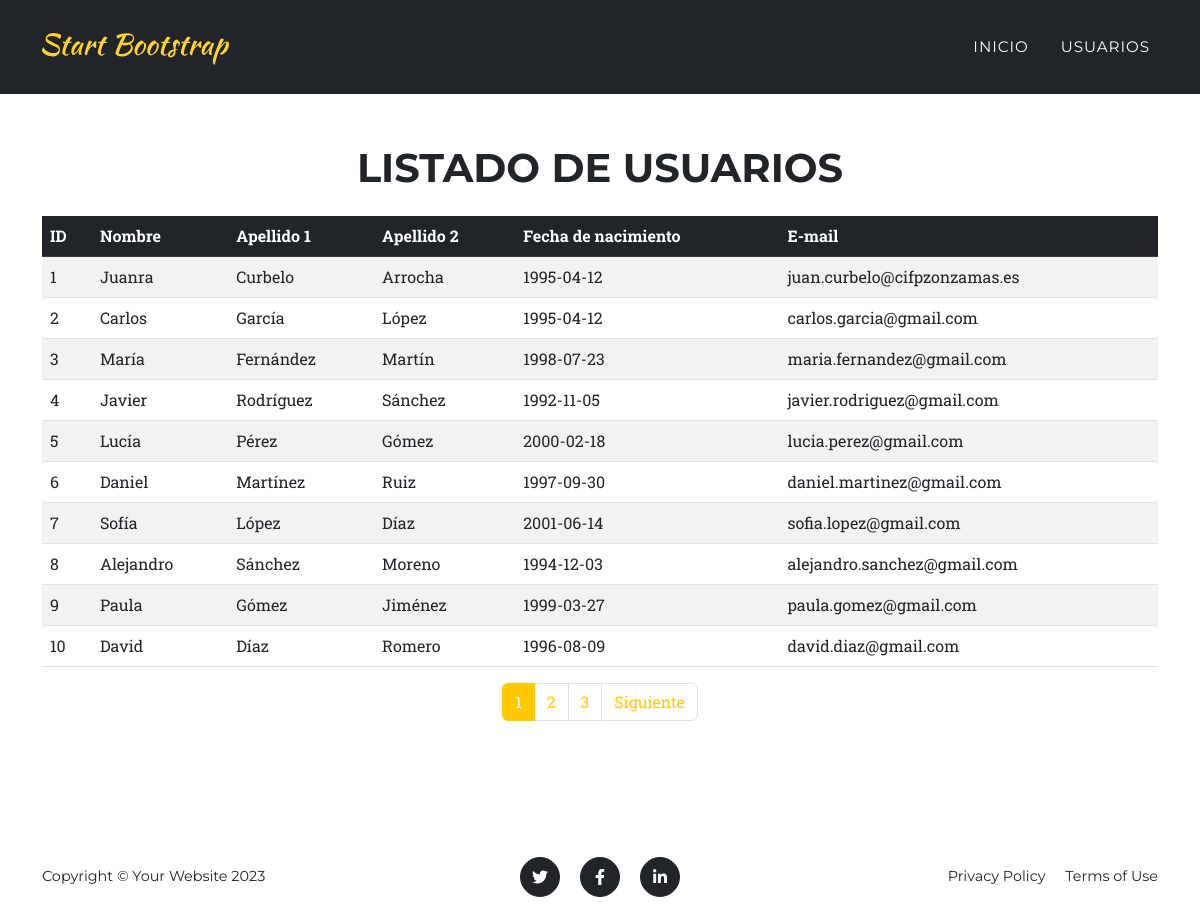
The app's page /usuarios/listado/0 with its own data.
### tables this page shows
CREATE TABLE usuarios(

    id int AUTO_INCREMENT PRIMARY KEY,
    nombre varchar(255) not null,
    apellido1 varchar(255) not null,
    apellido2 varchar(255) not null,

    fecha_nacimiento date not null,
    email char(255),

     

    usuario_alta  varchar(255),
    fecha_alta    DATETIME,
    ip_alta       CHAR(15),
    usuario_modi  varchar(255),
    fecha_modi    DATETIME,
    ip_modi       CHAR(15)
);

### includes/general.php (called while the page is built, shortened)
<?php
spl_autoload_register(function ($class_name) {
    $subdirectorio = '';
    if ($class_name == 'BBDD' or $class_name == 'Query')
        $subdirectorio = 'bbdd/';
});

### includes/bbdd/class.bbdd.php (called while the page is built, shortened)
<?php
    class BBDD{
        private static $instancia = null;
        private mysqli $conexion;
        private string $host     = '127.0.0.1';
        private string $usuario  = 'lanzarote';
        private string $password = 'lanza230';
        public  static string $baseDatos = 'lanzarote';
        private function __construct()
        {
            $this->conexion = new mysqli(
                 $this->host
                ,$this->usuario
                ,$this->password
                ,self::$baseDatos
            );
            $this->conexion->set_charset("utf8mb4");
        }
        public static function getInstancia(): BBDD {
            if (self::$instancia == null){
                self::$instancia = new BBDD();
            }
            return self::$instancia;
        }
        public function getConexion(): mysqli {
            return $this->conexion;
        }
    }

### includes/bbdd/class.query.php (called while the page is built, shortened)
<?php
    class Query{
        private $resultado = null;
        public function __construct(string $sql)
        {
            $this->conexion = BBDD::getInstancia()->getConexion();
            $this->resultado = $this->conexion->query($sql);
            return $this;
        }
        public function recuperar(){
            $registro = $this->resultado->fetch_assoc();
            if ($registro == null)
            {
                $this->resultado = null;
            }
            return $registro;
        }
    }

### index.php (the view, shortened to what this page needs)
<?php
require_once __DIR__ . '/includes/general.php';
$seccion = $_GET['seccion'] ?? '';
$esListadoUsuarios = ($seccion === 'usuarios');
echo Template::header(
    $esListadoUsuarios ? 'Usuarios - Lanzarote' : 'Lanzarote',
    '',
    $esListadoUsuarios
);
switch ($seccion) {
    case 'usuarios':
        $valorPagina = $_GET['pagina'] ?? 0;
        $pagina = filter_var(
            $valorPagina,
            FILTER_VALIDATE_INT,
            ['options' => [
                'min_range' => 0,
                'max_range' => intdiv(PHP_INT_MAX, TOTAL_PAGINAS_LISTADO),
            ]]
        );
        $porPagina = TOTAL_PAGINAS_LISTADO;
        $consultaTotal = new Query('SELECT COUNT(*) AS total FROM usuarios');
        $registroTotal = $consultaTotal->recuperar();
        $totalUsuarios = (int) ($registroTotal['total'] ?? 0);
        $totalPaginas = (int) ceil($totalUsuarios / $porPagina);
        $offset = $pagina * $porPagina;
        $usuarios = [];
        if ($totalUsuarios > 0) {
            $query = new Query(
                'SELECT id, nombre, apellido1, apellido2, fecha_nacimiento, email '
                . 'FROM usuarios ORDER BY id ASC '
                . 'LIMIT ' . $porPagina . ' OFFSET ' . $offset
            );
            while ($registro = $query->recuperar()) {
                $usuarios[] = $registro;
            }
        }
        $base = Template::baseUrl();
        echo '
            <main class="page-section">
                <div class="container pt-5">
                    <h1 class="text-center text-uppercase mb-4">Listado de usuarios</h1>
                    <div class="table-responsive">
                        <table class="table table-striped table-hover align-middle">
                            <thead class="table-dark">
                                <tr>
                                    <th scope="col">ID</th>
                                    <th scope="col">Nombre</th>
                                    <th scope="col">Apellido 1</th>
                                    <th scope="col">Apellido 2</th>
                                    <th scope="col">Fecha de nacimiento</th>
                                    <th scope="col">E-mail</th>
                                </tr>
                            </thead>
                            <tbody>
        ';
        if (empty($usuarios)) {
            echo '<tr><td colspan="6" class="text-center py-4">No hay usuarios en esta página.</td></tr>';
        } else {
            foreach ($usuarios as $indice => $registro) {
                echo '<tr>';
                foreach (['id', 'nombre', 'apellido1', 'apellido2', 'fecha_nacimiento', 'email'] as $campo) {
                    echo '<td>' . htmlspecialchars(
                        (string) ($registro[$campo] ?? ''),
                        ENT_QUOTES | ENT_SUBSTITUTE,
                        'UTF-8'
                    ) . '</td>';
                }
                echo '</tr>';
            }
        }
        echo '
                            </tbody>
                        </table>
                    </div>
                    <nav aria-label="Paginación de usuarios">
                        <ul class="pagination justify-content-center">
        ';
        for ($numeroPagina = 0; $numeroPagina < $totalPaginas; $numeroPagina++) {
            if ($numeroPagina === $pagina) {
                echo '<li class="page-item active" aria-current="page">'
                    . '<span class="page-link">' . ($numeroPagina + 1) . '</span></li>';
            } else {
                echo '<li class="page-item"><a class="page-link" href="' . $base
                    . '/usuarios/listado/' . $numeroPagina . '">'
                    . ($numeroPagina + 1) . '</a></li>';
            }
        }
        if ($pagina < $totalPaginas - 1) {
            $paginaSiguiente = $pagina + 1;
            echo '<li class="page-item"><a class="page-link" href="' . $base . '/usuarios/listado/'
                . $paginaSiguiente . '">Siguiente</a></li>';
        }
        echo '
                        </ul>
                    </nav>
                </div>
            </main>
        ';
        break;
}
echo Template::footer();

### includes/class.template.php (shortened to what this page needs)
<?php
class Template {
    public static function baseUrl()
    {
        $ruta = str_replace('\\', '/', dirname($_SERVER['SCRIPT_NAME'] ?? '/index.php'));
        return ($ruta === '/' || $ruta === '.') ? '' : rtrim($ruta, '/');
    }
    static function header($titulo, $descripcion = '', $paginaInterior = false)
    {
        $base = self::baseUrl();
        $titulo = htmlspecialchars($titulo, ENT_QUOTES, 'UTF-8');
        $descripcion = htmlspecialchars($descripcion, ENT_QUOTES, 'UTF-8');
        $claseBody = $paginaInterior ? ' class="pagina-interior"' : '';
        return '
            <!DOCTYPE html>
            <html lang="es">
            <head>
                <meta charset="utf-8" />
                <meta name="viewport" content="width=device-width, initial-scale=1, shrink-to-fit=no" />
                <meta name="description" content="' . $descripcion . '" />
                <meta name="author" content="" />
                <title>' . $titulo . '</title>
                <link rel="icon" type="image/x-icon" href="' . $base . '/assets/favicon.ico" />
                <script src="https://use.fontawesome.com/releases/v6.3.0/js/all.js"></script>
                <link href="https://fonts.googleapis.com/css?family=Montserrat:400,700" rel="stylesheet" type="text/css" />
                <link href="https://fonts.googleapis.com/css?family=Roboto+Slab:400,100,300,700" rel="stylesheet" type="text/css" />
                <link href="' . $base . '/assets/css/styles.css" rel="stylesheet" />
            </head>
            <body id="page-top"' . $claseBody . '>
        ' . self::navegacion();
    }
    static function navegacion()
    {
        $base = self::baseUrl();
        return '
            <nav class="navbar navbar-expand-lg navbar-dark fixed-top" id="mainNav">
                <div class="container">
                    <a class="navbar-brand" href="' . $base . '/index.php#page-top"><img src="' . $base . '/img/navbar-logo.svg" alt="..." /></a>
                    <button class="navbar-toggler" type="button" data-bs-toggle="collapse" data-bs-target="#navbarResponsive" aria-controls="navbarResponsive" aria-expanded="false" aria-label="Toggle navigation">
                        Menu
                        <i class="fas fa-bars ms-1"></i>
                    </button>
                    <div class="collapse navbar-collapse" id="navbarResponsive">
                        <ul class="navbar-nav text-uppercase ms-auto py-4 py-lg-0">
                            <li class="nav-item"><a class="nav-link" href="' . $base . '/index.php">Inicio</a></li>
                            <li class="nav-item"><a class="nav-link" href="' . $base . '/usuarios/listado/0">Usuarios</a></li>
                        </ul>
                    </div>
                </div>
            </nav>
        ';
    }
    static function footer()
    {
        $base = self::baseUrl();
        return '
            <footer class="footer py-4">
                <div class="container">
                    <div class="row align-items-center">
                        <div class="col-lg-4 text-lg-start">Copyright &copy; Your Website 2023</div>
                        <div class="col-lg-4 my-3 my-lg-0">
                            <a class="btn btn-dark btn-social mx-2" href="#!" aria-label="Twitter"><i class="fab fa-twitter"></i></a>
                            <a class="btn btn-dark btn-social mx-2" href="#!" aria-label="Facebook"><i class="fab fa-facebook-f"></i></a>
                            <a class="btn btn-dark btn-social mx-2" href="#!" aria-label="LinkedIn"><i class="fab fa-linkedin-in"></i></a>
                        </div>
                        <div class="col-lg-4 text-lg-end">
                            <a class="link-dark text-decoration-none me-3" href="#!">Privacy Policy</a>
                            <a class="link-dark text-decoration-none" href="#!">Terms of Use</a>
                        </div>
                    </div>
                </div>
            </footer>
            <script src="https://cdn.jsdelivr.net/npm/bootstrap@5.2.3/dist/js/bootstrap.bundle.min.js"></script>
            <script src="' . $base . '/assets/js/scripts.js"></script>
            <script src="https://cdn.startbootstrap.com/sb-forms-latest.js"></script>
            </body>
            </html>
        ';
    }
}

### records on screen
usuarios: id "1", nombre "Juanra", apellido1 "Curbelo", apellido2 "Arrocha", fecha_nacimiento "1995-04-12", email "juan.curbelo@cifpzonzamas.es"
usuarios: id "2", nombre "Carlos", apellido1 "García", apellido2 "López", fecha_nacimiento "1995-04-12", email "carlos.garcia@gmail.com"
usuarios: id "3", nombre "María", apellido1 "Fernández", apellido2 "Martín", fecha_nacimiento "1998-07-23", email "maria.fernandez@gmail.com"
usuarios: id "4", nombre "Javier", apellido1 "Rodríguez", apellido2 "Sánchez", fecha_nacimiento "1992-11-05", email "javier.rodriguez@gmail.com"
usuarios: id "5", nombre "Lucía", apellido1 "Pérez", apellido2 "Gómez", fecha_nacimiento "2000-02-18", email "lucia.perez@gmail.com"
usuarios: id "6", nombre "Daniel", apellido1 "Martínez", apellido2 "Ruiz", fecha_nacimiento "1997-09-30", email "daniel.martinez@gmail.com"
usuarios: id "7", nombre "Sofía", apellido1 "López", apellido2 "Díaz", fecha_nacimiento "2001-06-14", email "sofia.lopez@gmail.com"
usuarios: id "8", nombre "Alejandro", apellido1 "Sánchez", apellido2 "Moreno", fecha_nacimiento "1994-12-03", email "alejandro.sanchez@gmail.com"
usuarios: id "9", nombre "Paula", apellido1 "Gómez", apellido2 "Jiménez", fecha_nacimiento "1999-03-27", email "paula.gomez@gmail.com"
usuarios: id "10", nombre "David", apellido1 "Díaz", apellido2 "Romero", fecha_nacimiento "1996-08-09", email "david.diaz@gmail.com"
